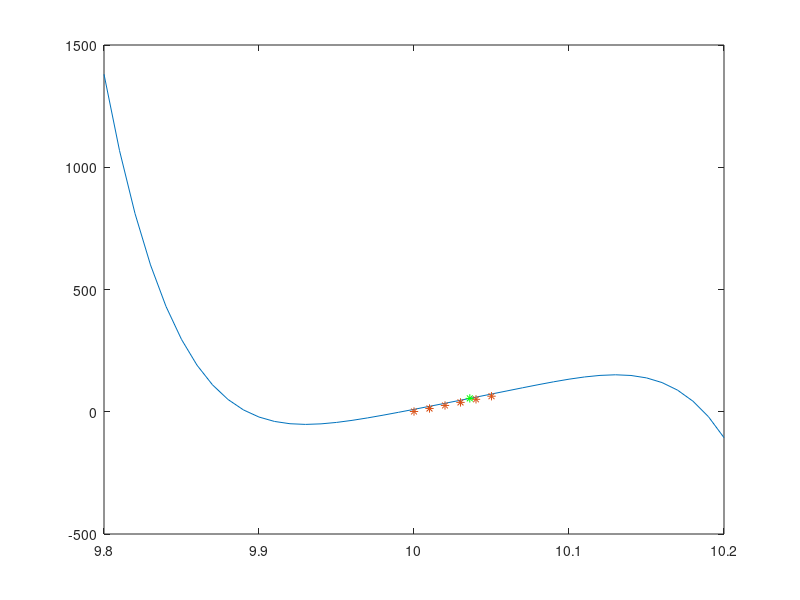
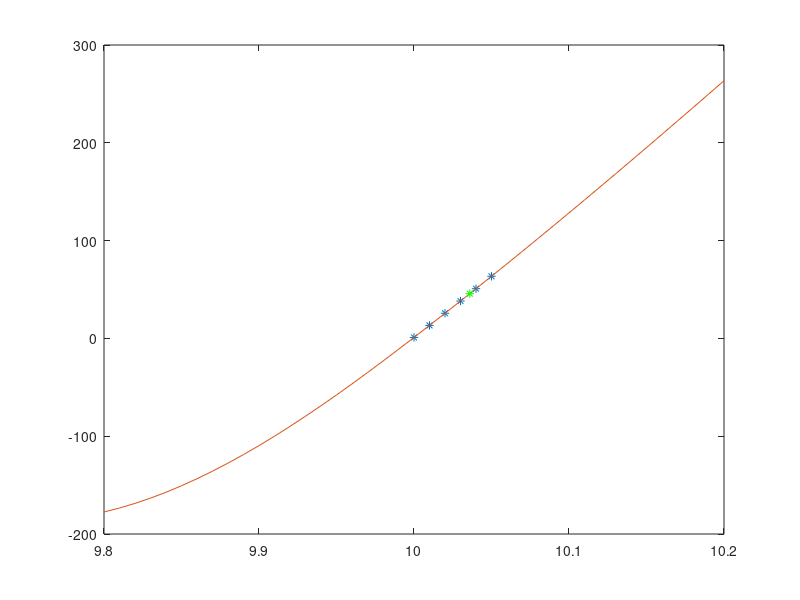
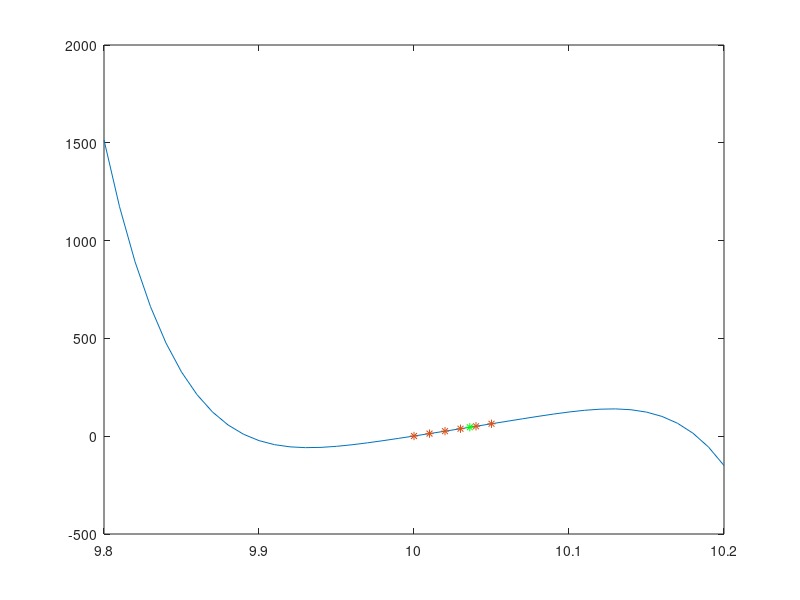

Here is the MATLAB script that generated these plots, in order:
clear
clc
x = [10 10.01 10.02 10.03 10.04 10.05];
y = [1 13.300787 25.71176 38.21209 50.809229 63.50377];

%заданная точка
x1_data = 10.036;
%таблица конечных разностей
d1y = diff(y, 1)';
d2y = diff(y, 2)';
d3y = diff(y, 3)';
d4y = diff(y, 4)';
d5y = diff(y, 5)';
disp("Таблица конечных разностей");
D = [d1y [d2y;0] [d3y;0;0] [d4y;0;0;0] [d5y;0;0;0;0]]
%оптим. степень
min_value = max(diff(y, 1)) - min(diff(y, 1));
for i = 1:length(x)-2
    if ((max(diff(y, i))-min(diff(y, i))) < min_value)
        index_min = i;
        min_value = max(diff(y, i)) - min(diff(y, i));
    end
end
disp("Оптимальная степень интерполяционного полинома: " + index_min);
%disp("-------------------------------------------------------------------------");
%определитель вандермонда
x = [10; 10.01; 10.02; 10.03; 10.04; 10.05];
y = [1; 13.300787; 25.71176; 38.21209; 50.809229 ;63.50377];

W = vander(x);
disp("Определитель Вандермонда: " + det(W));

%коэффициенты полинома
a = inv(W)*y;
disp("Коэффициенты полинома: ");
disp(a);
%канонический полином
figure();
xx = 9.8:0.01:10.20;
yk = a(1)*xx.^5 + a(2)*xx.^4 + a(3)*xx.^3 + a(4)*xx.^2 + a(5)*xx + a(6);
x1_data = 10.036;
plot(xx,yk,x,y,"*")
hold on
plot(x1_data,polyval(a, x1_data),"*g")

%интерполяция сплайнами
figure();
x = [10; 10.01; 10.02; 10.03; 10.04; 10.05];
y = [1; 13.300787; 25.71176; 38.21209; 50.809229 ;63.50377];
xx1 = 9.8:0.01:10.20;
yy1 = spline(x,y,xx1);
plot(x,y,'*',xx1,yy1)
hold on
plot(x1_data,spline(x,y,x1_data),"*g")
disp("-------------------------------------------------------------------------");
%стандартные операторы матлаб
x = [10; 10.01; 10.02; 10.03; 10.04; 10.05];
y = [1; 13.300787; 25.71176; 38.21209; 50.809229 ;63.50377];
kopo = polyfit(x,y,5);
disp("Коэффициенты полинома найденные через стандартные операторы: ");
disp(kopo);
x1 = 9.8:0.01:10.20;
y1 = kopo(1)*x1.^5 + kopo(2)*x1.^4 + kopo(3)*x1.^3 + kopo(4)*x1.^2 + kopo(5)*x1 + kopo(6);
yf = polyval(kopo, x1);
figure();
plot(x1,yf,'Color','r');
plot(x1,yf,x,y,'*')
hold on
plot(x1_data,polyval(kopo,x1_data),"*g")
disp("-------------------------------------------------------------------------");

%оценка погрешностей
disp("Оценка погрешности")
x = [10 10.01 10.02 10.03 10.04 10.05];
y = [1 13.300787 25.71176 38.21209 50.809229 63.50377];
disp("Погрешность polyfit: " +(norm(polyval(kopo, x)-y)/norm(y))*100+"%");
disp("Погрешность Вандермонд: " +(norm(polyval(a, x)-y)/norm(y))*100+"%");
disp("-------------------------------------------------------------------------");
disp("Значения в заданной точке x = 10.036: ")
disp("Polyfit: " + polyval(kopo, x1_data))
disp("Вандермонд: " + polyval(a, x1_data))
